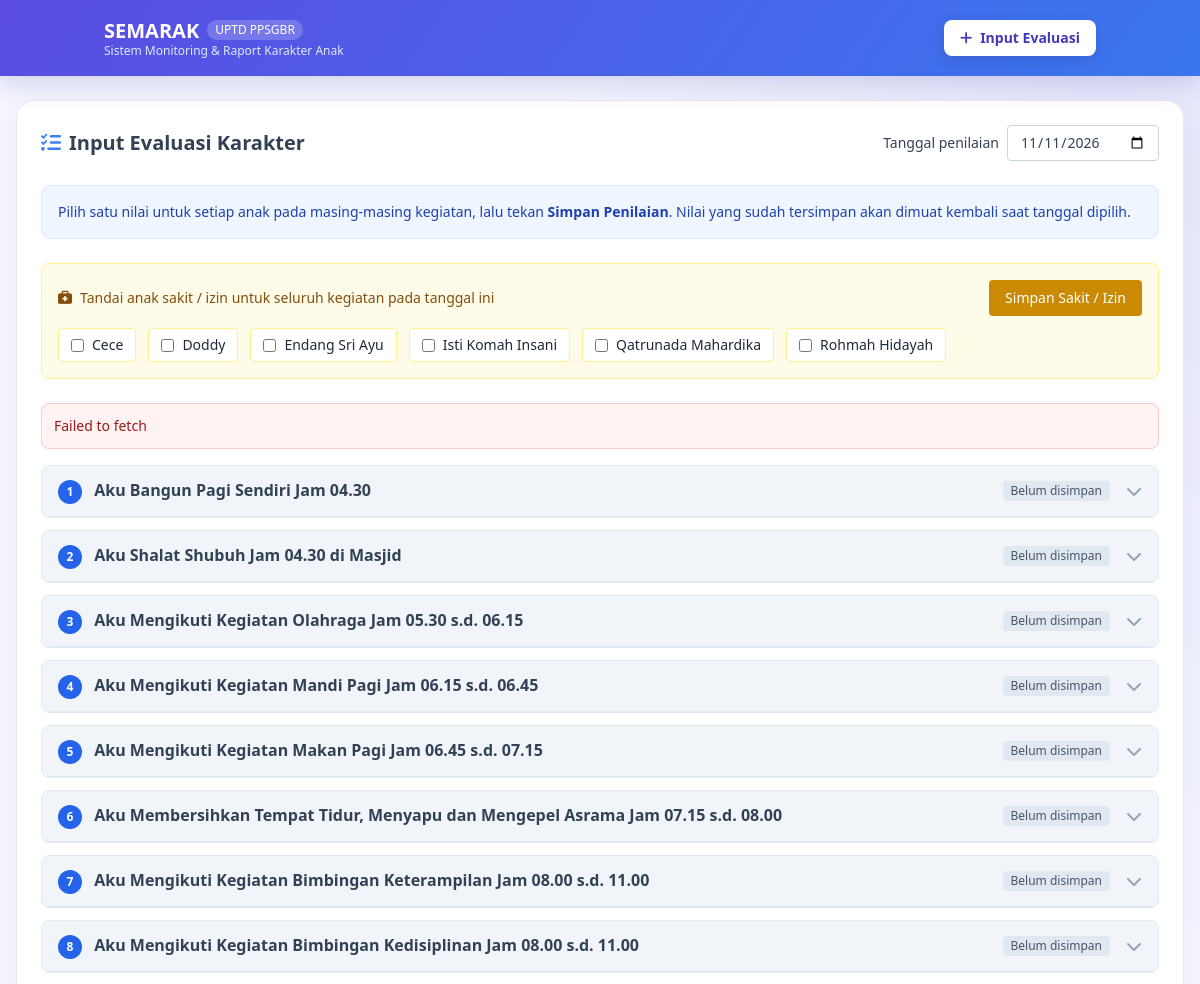
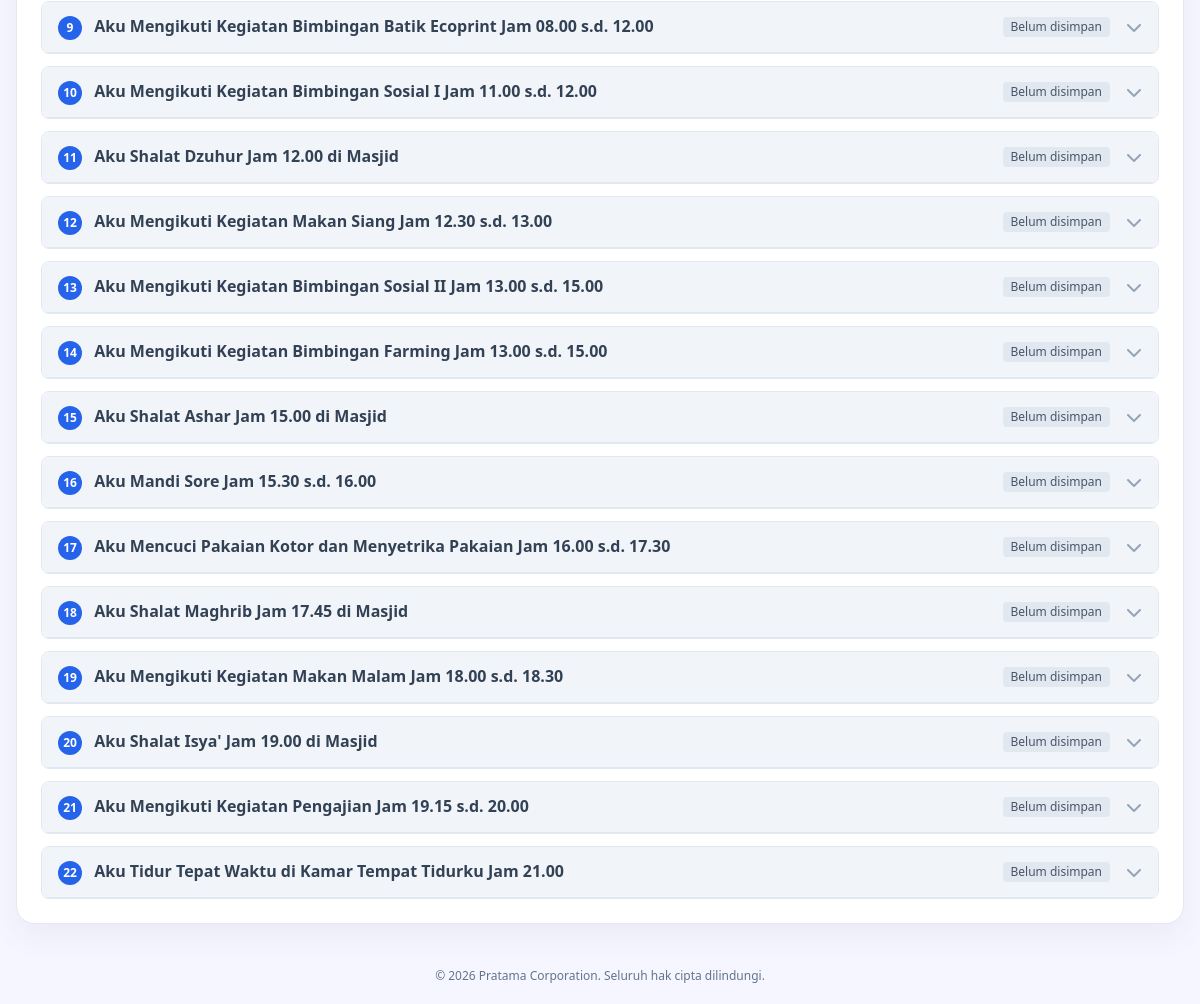
Page /absensi.php on the committed database (2 pictures, top to bottom).
### tables this page shows
CREATE TABLE `anak` (
  `id` varchar(20) NOT NULL,
  `nama` varchar(150) NOT NULL,
  `jenis_kelamin` varchar(20) NOT NULL,
  `asal_daerah` varchar(100) NOT NULL,
  `agama` varchar(50) NOT NULL,
  `umur` int(11) NOT NULL,
  `angkatan` varchar(50) NOT NULL,
  `status` varchar(30) NOT NULL DEFAULT 'Aktif'
);

CREATE TABLE `kegiatan` (
  `id` int(11) NOT NULL,
  `nama` varchar(255) NOT NULL
);

### includes/db.php (called while the page is built, shortened)
<?php
function semarak_pdo(): PDO
{
    static $pdo = null;
    if ($pdo === null) {
        $dsn = sprintf('mysql:host=%s;port=%s;dbname=%s;charset=utf8mb4', DB_HOST, DB_PORT, DB_NAME);
        $pdo = new PDO($dsn, DB_USER, DB_PASS, [
            PDO::ATTR_ERRMODE => PDO::ERRMODE_EXCEPTION,
            PDO::ATTR_DEFAULT_FETCH_MODE => PDO::FETCH_ASSOC,
            PDO::ATTR_EMULATE_PREPARES => false,
        ]);
        $pdo->exec('CREATE TABLE IF NOT EXISTS anak (
            id VARCHAR(20) PRIMARY KEY,
            nama VARCHAR(150) NOT NULL,
            jenis_kelamin VARCHAR(20) NOT NULL,
            asal_daerah VARCHAR(100) NOT NULL,
            agama VARCHAR(50) NOT NULL,
            umur INT NOT NULL,
            angkatan VARCHAR(50) NOT NULL,
            status VARCHAR(30) NOT NULL DEFAULT "Aktif"
        ) ENGINE=InnoDB DEFAULT CHARSET=utf8mb4');
        $pdo->exec('CREATE TABLE IF NOT EXISTS kegiatan (
            id INT AUTO_INCREMENT PRIMARY KEY,
            nama VARCHAR(255) NOT NULL UNIQUE
        ) ENGINE=InnoDB DEFAULT CHARSET=utf8mb4');
        $pdo->exec('CREATE TABLE IF NOT EXISTS evaluasi (
            id INT AUTO_INCREMENT PRIMARY KEY,
            anak_id VARCHAR(20) NOT NULL,
            kegiatan_id INT NOT NULL,
            tanggal DATE NOT NULL,
            nilai ENUM("sesuai","arahan","telat","tidak","libur") NOT NULL,
            FOREIGN KEY (anak_id) REFERENCES anak(id) ON DELETE CASCADE,
            FOREIGN KEY (kegiatan_id) REFERENCES kegiatan(id) ON DELETE CASCADE,
            UNIQUE KEY unique_eval (anak_id, kegiatan_id, tanggal)
        ) ENGINE=InnoDB DEFAULT CHARSET=utf8mb4');
        $pdo->exec('CREATE TABLE IF NOT EXISTS jadwal_kegiatan (
            kegiatan_id INT PRIMARY KEY,
            aturan ENUM("setiap_hari","hari_kerja","hari_tertentu","multi_rentang") NOT NULL DEFAULT "setiap_hari",
            hari_json TEXT NULL,
            rentang_json TEXT NULL,
            FOREIGN KEY (kegiatan_id) REFERENCES kegiatan(id) ON DELETE CASCADE
        ) ENGINE=InnoDB DEFAULT CHARSET=utf8mb4');
        $pdo->exec('CREATE TABLE IF NOT EXISTS masa_pembinaan (
            angkatan VARCHAR(50) PRIMARY KEY,
            tanggal_selesai DATE NULL
        ) ENGINE=InnoDB DEFAULT CHARSET=utf8mb4');
        $pdo->exec('CREATE TABLE IF NOT EXISTS catatan_rapor (
            id INT AUTO_INCREMENT PRIMARY KEY,
            anak_id VARCHAR(20) NOT NULL,
            periode_mulai DATE NOT NULL,
            periode_selesai DATE NOT NULL,
            catatan TEXT NOT NULL DEFAULT "",
            rekomendasi TEXT NOT NULL DEFAULT "",
            UNIQUE KEY unique_rapor (anak_id, periode_mulai, periode_selesai),
            FOREIGN KEY (anak_id) REFERENCES anak(id) ON DELETE CASCADE
        ) ENGINE=InnoDB DEFAULT CHARSET=utf8mb4');
    }
    return $pdo;
}

### includes/backend.php (called while the page is built, shortened)
<?php
require_once __DIR__ . '/db.php';
function semarak_get_anak(): array
{
    $stmt = semarak_pdo()->query('SELECT * FROM anak ORDER BY nama ASC');
    return $stmt->fetchAll();
}
function semarak_get_kegiatan_rows(): array
{
    $stmt = semarak_pdo()->query('SELECT id, nama FROM kegiatan ORDER BY id ASC');
    return $stmt->fetchAll();
}

### absensi.php (the view, shortened to what this page needs)
<?php
require_once __DIR__ . '/includes/backend.php';
$anakList = semarak_get_anak();
$kegiatanList = semarak_get_kegiatan_rows();
$tanggalHariIni = date('Y-m-d');
include __DIR__ . '/includes/header.php';
?>
<div class="semarak-card p-6">
    <div class="flex flex-col md:flex-row justify-between items-start md:items-center gap-4 mb-6">
        <h2 class="text-xl font-bold text-slate-700 flex items-center gap-2">
            <i class="fa-solid fa-list-check text-blue-500"></i> Input Evaluasi Karakter
        </h2>
        <label class="flex items-center gap-2 text-sm font-medium text-slate-700">
            Tanggal penilaian
            <input id="tanggalEvaluasi" type="date" value="<?= htmlspecialchars($tanggalHariIni, ENT_QUOTES, 'UTF-8') ?>"
                class="border border-slate-300 rounded px-3 py-1.5 bg-white outline-none focus:border-blue-500">
        </label>
    </div>
    <div class="bg-blue-50 border border-blue-100 rounded-lg p-4 mb-6">
        <p class="text-sm text-blue-800">
            Pilih satu nilai untuk setiap anak pada masing-masing kegiatan, lalu tekan
            <strong>Simpan Penilaian</strong>. Nilai yang sudah tersimpan akan dimuat kembali saat tanggal dipilih.
        </p>
    </div>
    <?php if ($anakList && $kegiatanList): ?>
        <div class="bg-yellow-50 border border-yellow-200 rounded-lg p-4 mb-6">
            <div class="flex flex-col md:flex-row justify-between gap-3 md:items-center mb-3">
                <p class="text-sm font-medium text-yellow-800"><i class="fa-solid fa-briefcase-medical mr-2"></i>Tandai anak sakit / izin untuk seluruh kegiatan pada tanggal ini</p>
                <button type="button" id="simpanLibur" class="bg-yellow-600 hover:bg-yellow-700 text-white rounded px-4 py-2 text-sm font-medium">
                    Simpan Sakit / Izin
                </button>
            </div>
            <div class="flex flex-wrap gap-3">
                <?php foreach ($anakList as $anak): ?>
                    <label class="flex items-center gap-2 text-sm bg-white px-3 py-1.5 border border-yellow-200 rounded cursor-pointer">
                        <input type="checkbox" data-leave-child="<?= htmlspecialchars($anak['id'], ENT_QUOTES, 'UTF-8') ?>" class="rounded text-yellow-600">
                        <?= htmlspecialchars($anak['nama'], ENT_QUOTES, 'UTF-8') ?>
                    </label>
                <?php endforeach; ?>
            </div>
        </div>
    <?php endif; ?>
    <?php if (!$anakList): ?>
        <div class="rounded-lg border border-yellow-200 bg-yellow-50 p-4 text-sm text-yellow-800">
            Belum ada data anak. Tambahkan data terlebih dahulu melalui menu Data Anak.
        </div>
    <?php elseif (!$kegiatanList): ?>
        <div class="rounded-lg border border-yellow-200 bg-yellow-50 p-4 text-sm text-yellow-800">
            Belum ada kegiatan yang dapat dinilai.
        </div>
    <?php else: ?>
        <div id="pesanEvaluasi" class="hidden mb-4 rounded-lg p-3 text-sm" role="status" aria-live="polite"></div>
        <div class="space-y-3">
            <?php foreach ($kegiatanList as $index => $kegiatan): ?>
                <section class="border border-slate-200 rounded-lg overflow-hidden bg-white" data-activity="<?= (int) $kegiatan['id'] ?>">
                    <button type="button" onclick="toggleAccordion(<?= $index ?>)"
                        class="w-full text-left bg-slate-100 hover:bg-slate-200 px-4 py-3 border-b border-slate-200 flex justify-between items-center transition">
                        <span class="font-bold text-slate-700">
                            <span class="bg-blue-600 text-white rounded-full w-6 h-6 inline-flex items-center justify-center text-xs mr-2"><?= $index + 1 ?></span>
                            <?= htmlspecialchars($kegiatan['nama'], ENT_QUOTES, 'UTF-8') ?>
                        </span>
                        <span class="flex items-center gap-4">
                            <span id="status-<?= (int) $kegiatan['id'] ?>" class="text-xs bg-slate-200 text-slate-600 px-2 py-0.5 rounded">Belum disimpan</span>
                            <i id="icon-<?= $index ?>" class="fa-solid fa-chevron-down text-slate-400 transition-transform duration-300"></i>
                        </span>
                    </button>
                </section>
            <?php endforeach; ?>
        </div>
    <?php endif; ?>
</div>
<?php include __DIR__ . '/includes/footer.php'; ?>

### includes/header.php (shortened to what this page needs)
<!DOCTYPE html>
<html lang="id">
<head>
    <script src="https://cdn.tailwindcss.com"></script>
    <link rel="stylesheet" href="https://cdnjs.cloudflare.com/ajax/libs/font-awesome/6.4.0/css/all.min.css">
    <link rel="stylesheet" href="assets/css/style.css">
</head>
<body class="app-body bg-slate-50 text-slate-800 font-sans">
    <header class="app-header sticky top-0 z-50">
        <div class="app-header-inner container mx-auto px-4 py-3 flex justify-between items-center">
            <a href="index.php" class="flex items-center gap-3 min-w-0">
                <div>
                    <h1 class="text-xl font-bold leading-tight flex items-center gap-2">
                        SEMARAK <span class="text-xs bg-white/20 px-2 py-0.5 rounded-full font-normal">UPTD PPSGBR</span>
                    </h1>
                    <p class="text-xs text-blue-100">Sistem Monitoring & Raport Karakter Anak</p>
                </div>
            </a>
            <div class="flex items-center gap-2 md:gap-3">
                <a href="absensi.php" aria-label="Input evaluasi" title="Input evaluasi" class="app-header-action px-4 py-2 rounded-lg text-sm font-semibold flex items-center gap-2">
                    <i class="fa-solid fa-plus"></i><span>Input Evaluasi</span>
                </a>
            </div>
        </div>
    </header>
    <main class="app-main container mx-auto px-4 py-6 max-w-7xl">

### includes/footer.php (shortened to what this page needs)
</main>
    <footer class="app-footer container mx-auto px-4 py-5 text-center text-xs text-slate-500">
        © 2026 Pratama Corporation. Seluruh hak cipta dilindungi.
    </footer>
</body>
</html>

### assets/css/style.css (style rules this page uses)
:root { --primary-gradient: linear-gradient(125deg, #5b4ce2, #3977ee); --brand-ink: #28245d; --brand-purple: #5b4ce2; --brand-blue: #3977ee; --surface: #ffffff; --page-background: #f5f6ff; }
button, a { transition: all 0.2s ease-in-out; }
body.app-body { background: radial-gradient(ellipse at 92% 0%, rgba(119, 111, 240, 0.12), transparent 34rem), var(--page-background); }
.app-header { position: sticky; top: 0; z-index: 50; color: #fff; background: var(--primary-gradient); box-shadow: 0 8px 26px rgba(53, 58, 143, 0.18); }
.app-header-inner { min-height: 76px; }
.app-header-action { color: #4438b8; background: #fff; box-shadow: 0 5px 14px rgba(30, 30, 86, 0.15); }
.app-main { min-height: calc(100vh - 150px); }
.app-footer { max-width: 80rem; }
.semarak-card { background-color: white; border-radius: 0.75rem; box-shadow: 0 4px 6px -1px rgba(0, 0, 0, 0.05), 0 2px 4px -1px rgba(0, 0, 0, 0.03); border: 1px solid #e2e8f0; overflow: hidden; }
.semarak-card { border-color: #e7e7f2; border-radius: 1.15rem; box-shadow: 0 12px 32px rgba(45, 43, 107, 0.06); }

### rows in the picture
anak: nama "Cece"
anak: nama "Doddy"
anak: nama "Endang Sri Ayu"
anak: nama "Isti Komah Insani"
anak: nama "Qatrunada Mahardika"
anak: nama "Rohmah Hidayah"
kegiatan: nama "Aku Bangun Pagi Sendiri Jam 04.30"
kegiatan: nama "Aku Shalat Shubuh Jam 04.30 di Masjid"
kegiatan: nama "Aku Mengikuti Kegiatan Olahraga Jam 05.30 s.d. 06.15"
kegiatan: nama "Aku Mengikuti Kegiatan Mandi Pagi Jam 06.15 s.d. 06.45"
kegiatan: nama "Aku Mengikuti Kegiatan Makan Pagi Jam 06.45 s.d. 07.15"
kegiatan: nama "Aku Membersihkan Tempat Tidur, Menyapu dan Mengepel Asrama Jam 07.15 s.d. 08.00"
kegiatan: nama "Aku Mengikuti Kegiatan Bimbingan Keterampilan Jam 08.00 s.d. 11.00"
kegiatan: nama "Aku Mengikuti Kegiatan Bimbingan Kedisiplinan Jam 08.00 s.d. 11.00"
kegiatan: nama "Aku Mengikuti Kegiatan Bimbingan Batik Ecoprint Jam 08.00 s.d. 12.00"
kegiatan: nama "Aku Mengikuti Kegiatan Bimbingan Sosial I Jam 11.00 s.d. 12.00"
kegiatan: nama "Aku Shalat Dzuhur Jam 12.00 di Masjid"
kegiatan: nama "Aku Mengikuti Kegiatan Makan Siang Jam 12.30 s.d. 13.00"
kegiatan: nama "Aku Mengikuti Kegiatan Bimbingan Sosial II Jam 13.00 s.d. 15.00"
kegiatan: nama "Aku Mengikuti Kegiatan Bimbingan Farming Jam 13.00 s.d. 15.00"
kegiatan: nama "Aku Shalat Ashar Jam 15.00 di Masjid"
kegiatan: nama "Aku Mandi Sore Jam 15.30 s.d. 16.00"
kegiatan: nama "Aku Mencuci Pakaian Kotor dan Menyetrika Pakaian Jam 16.00 s.d. 17.30"
kegiatan: nama "Aku Shalat Maghrib Jam 17.45 di Masjid"
kegiatan: nama "Aku Mengikuti Kegiatan Makan Malam Jam 18.00 s.d. 18.30"
kegiatan: nama "Aku Shalat Isya' Jam 19.00 di Masjid"
kegiatan: nama "Aku Mengikuti Kegiatan Pengajian Jam 19.15 s.d. 20.00"
kegiatan: nama "Aku Tidur Tepat Waktu di Kamar Tempat Tidurku Jam 21.00"
